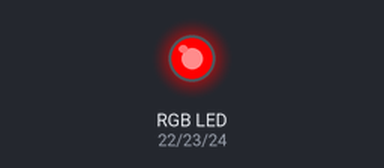
A sketch run on a simulated Arduino Mega 2560, built with avr-gcc and run on an emulated ATmega2560. On the bench: an RGB LED mixed from three pins (HIGH = lit).

Above: at 0.5 s.
At 1.5 s:
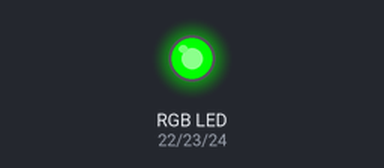
At 3.5 s:
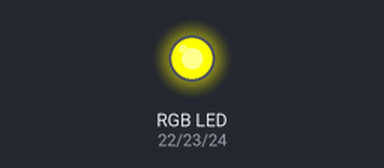
At 4.5 s:
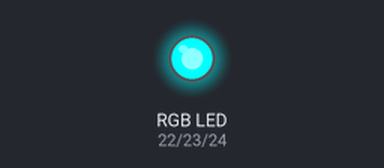
At 6.5 s:
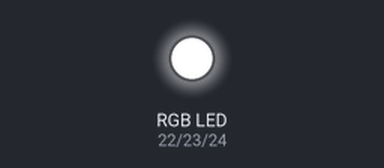
At 13.5 s:
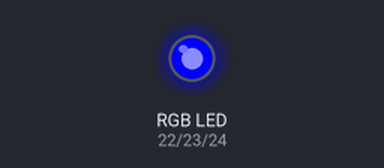
Timing chart, 0 to 14.3 s (numbered marks = the images above):
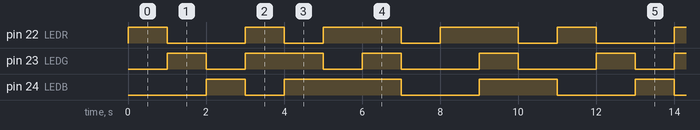

Measured:
- by itself, pin 22 (LEDR): repeats every 11.0 s: LOW 2.0 s, HIGH 1.0 s, 2 × (LOW 1.0 s, HIGH 2.0 s), LOW 1.0 s, HIGH 1.0 s
- by itself, pin 23 (LEDG): repeats every 11.0 s: LOW 1.0 s, HIGH 2.0 s, LOW 1.0 s, 2 × (HIGH 1.0 s, LOW 2.0 s), HIGH 1.0 s
- by itself, pin 24 (LEDB): repeats every 11.0 s: LOW 1.0 s, HIGH 3.0 s, LOW 2.0 s, HIGH 2.0 s, LOW 2.0 s, HIGH 1.0 s

The sketch:

TestLEDRGBColors.ino
```cpp
// file: TestLEDRGB

// Define the pins for the RGB LED
#define LEDR 22
#define LEDG 23
#define LEDB 24


void setup() {
  // Set the LED pins as outputs
  pinMode(LEDR, OUTPUT);
  pinMode(LEDG, OUTPUT);
  pinMode(LEDB, OUTPUT);
}


void setRGB(int r, int g, int b)
{
    // Write the PWM values to the LED pins
    analogWrite(LEDR, r);
    analogWrite(LEDG, g);
    analogWrite(LEDB, b);
}


void loop() {
	// red
	setRGB(255,0,0);
    // Wait for one second
    delay(1000);
	// green
	setRGB(0,255,0);
    // Wait for one second
    delay(1000);
	// blue
	setRGB(0,0,255);
    // Wait for one second
    delay(1000);
	// yellow
	setRGB(255,255,0);
    // Wait for one second
    delay(1000);
	// cyan
	setRGB(0,255,255);
    // Wait for one second
    delay(1000);
	// magenta
	setRGB(255,0,255);
    // Wait for one second
    delay(1000);
	// white
	setRGB(255,255,255);
    // Wait for one second
    delay(1000);
	// black
	setRGB(0,0,0);
    // Wait for one second
    delay(1000);
	// orange
	setRGB(255,127,0);
    // Wait for one second
    delay(1000);
	// pink
	setRGB(255,192,203);
    // Wait for one second
    delay(1000);
	// purple
	setRGB(120,0,128);
    // Wait for one second
    delay(1000);
}
```
